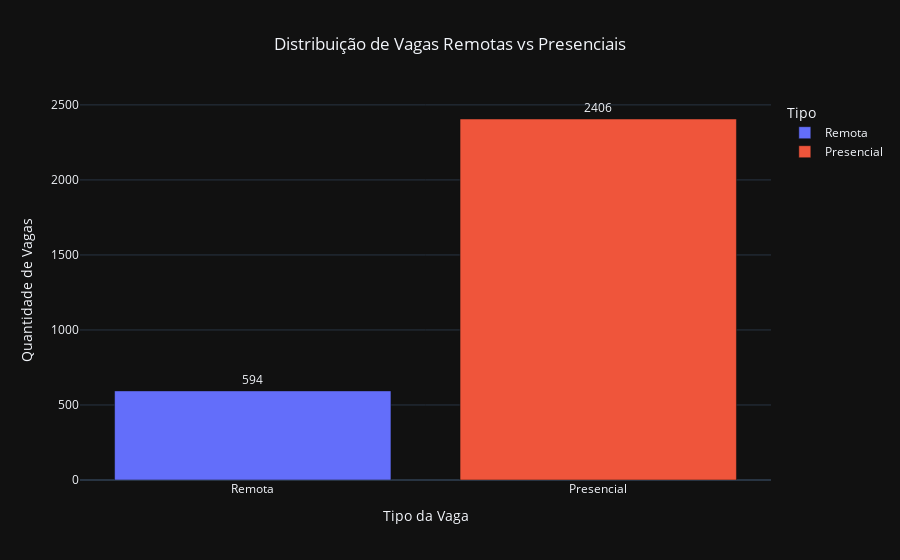

The cell this chart's notebook holds for it:
### Markdown cell above
## 3. Análise do Regime de Trabalho das Vagas
### 3.1 Distribuição de Vagas Remotas e Presenciais

Esta análise avalia a distribuição das vagas de acordo com o regime de trabalho, classificando-as como remotas ou presenciais.
O objetivo é compreender a predominância de cada modalidade no conjunto de dados da camada Silver,
permitindo identificar tendências relacionadas à forma de contratação e à flexibilidade do trabalho oferecido.

### Code cell
import plotly.express as px

remote_dist = (
    df_silver
    .groupBy("remote")
    .count()
    .toPandas()
)

remote_dist["Tipo"] = remote_dist["remote"].map({
    True: "Remota",
    False: "Presencial"
})

fig = px.bar(
    remote_dist,
    x="Tipo",
    y="count",
    title="Distribuição de Vagas Remotas vs Presenciais",
    text="count",
    color="Tipo",
    color_discrete_map={
        "Remota": "#636EFA",
        "Presencial": "#EF553B"
    },
    labels={
        "count": "Quantidade de Vagas",
        "Tipo": "Tipo da Vaga"
    }
)

fig.update_traces(
    textposition="outside"
)

fig.update_layout(
    title_x=0.5,
    plot_bgcolor="rgba(0,0,0,0)",
    xaxis_showgrid=False,
    yaxis_showgrid=True,
    legend_title_text="Tipo"
)

fig.show()

### Figure 1 — Plotly figure (JSON) as saved in the notebook; plotly's stock layout.template omitted (floating-point values rounded to 4 significant figures)
{"data": [{"hovertemplate": "Tipo da Vaga=%{x}<br>Quantidade de Vagas=%{text}<extra></extra>", "legendgroup": "Remota", "marker": {"color": "#636EFA", "pattern": {"shape": ""}}, "name": "Remota", "orientation": "v", "showlegend": true, "text": [594.0], "textposition": "outside", "x": ["Remota"], "xaxis": "x", "y": [594], "yaxis": "y", "type": "bar"}, {"hovertemplate": "Tipo da Vaga=%{x}<br>Quantidade de Vagas=%{text}<extra></extra>", "legendgroup": "Presencial", "marker": {"color": "#EF553B", "pattern": {"shape": ""}}, "name": "Presencial", "orientation": "v", "showlegend": true, "text": [2406.0], "textposition": "outside", "x": ["Presencial"], "xaxis": "x", "y": [2406], "yaxis": "y", "type": "bar"}], "layout": {"xaxis": {"anchor": "y", "domain": [0.0, 1.0], "title": {"text": "Tipo da Vaga"}, "categoryorder": "array", "categoryarray": ["Remota", "Presencial"], "showgrid": false}, "yaxis": {"anchor": "x", "domain": [0.0, 1.0], "title": {"text": "Quantidade de Vagas"}, "showgrid": true}, "legend": {"title": {"text": "Tipo"}, "tracegroupgap": 0}, "title": {"text": "Distribuição de Vagas Remotas vs Presenciais", "x": 0.5}, "barmode": "relative", "plot_bgcolor": "rgba(0,0,0,0)"}}
